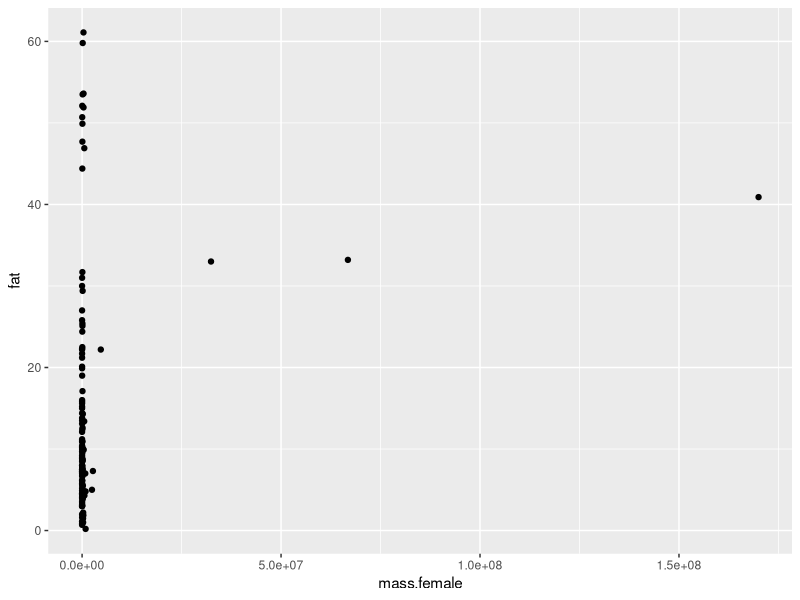
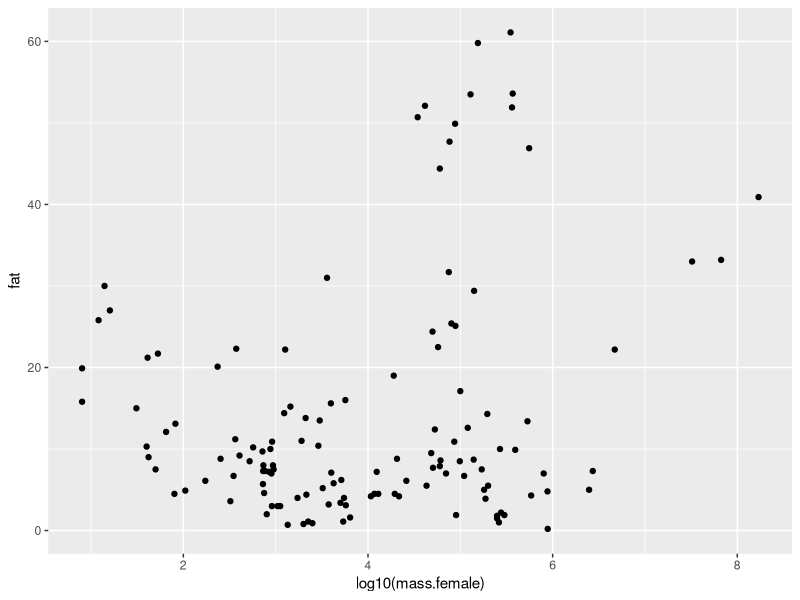
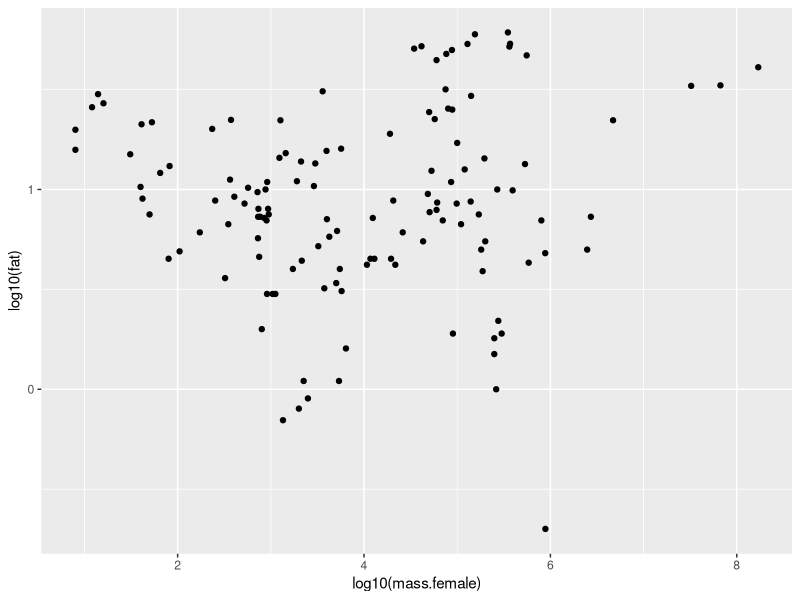

These charts were generated, in order, by the following R code: (Note: this script raises an error after producing the figures.)
## ---- chunk 1
knitr::opts_chunk$set(echo = TRUE)
## ---- chunk 2
setwd("C:/Users/lisanjie2/Desktop/TEACHING/1_STATS_CalU/1_STAT_CalU_2016_by_NLB/1_STAT_Duq_2017/HOMEWORK/Duq_Biostats_Homework_4_Milk_regression/homework4_RMD_vs2")
## ---- chunk 3
dat <- read.csv(file = "Skibiel_clean2_milk.csv")
## ---- chunk 4
i.weirdos <- which(dat$order %in% c("Monotremata"  #monotremes
,"Diprotodontia"  #marsupials
,"Didelphimorphia"#opossums
,"Dasyuromorphia"#tasmanian devil)
,"Peramelemorphia" #bandicoots
)) 

dat$Australia <- "other"

dat$Australia[i.weirdos] <- "Australia"
## ---- chunk 5
i.columns <- c("fat",
               "protein.num",
               "sugar.num",
               "energy.num",
               "mass.female",
               "gestation.month",
               "lacatation.months", 
               "mass.litter",
               "repro.output",
               "dev.stage.at.birth",
               "diet","arid",
               "biome",
               "Australia",
               "order",
               "family",
               "spp")
## ---- chunk 6
dat2 <- dat[ , i.columns]
## ---- chunk 7
dim(dat2)
summary(dat2)
## ---- chunk 8
#plot(fat ~ mass.female, data = dat2)
## ---- chunk 9
library(ggplot2)
qplot(y = fat,
      x = mass.female, 
      data = dat2)
## ---- chunk 10
qplot(y = fat,
      x = log10(mass.female), 
      data = dat2)
## ---- chunk 11
qplot(y = log10(fat),
      x = log10(mass.female), 
      data = dat2)
## ---- chunk 12
library(car)

qplot(y = logit(fat, percents = T),
      x = log10(mass.female), 
      data = dat2)
## ---- chunk 13
#x variable fat
## The authors' transformation of the
dat2$fat.log10 <- log10(dat2$fat)

## The logit transformation
dat2$fat.logit <-logit(dat2$fat, percents = T)
  
#y variable female mass  
dat2$mass.log10 <- log10(dat2$mass.female)
## ---- chunk 14
library(car)

qplot(y = fat.log10,
      x = mass.log10, 
      data = dat2,
      color = Australia)
## ---- chunk 15
library(car)

qplot(y = fat.log10,
      x = mass.log10, 
      data = dat2,
      shape = diet)
## ---- chunk 16
library(car)

qplot(y = fat.log10,
      x = mass.log10, 
      data = dat2,
      color = Australia,
      shape = diet)
## ---- chunk 17
qplot(y = fat.log10,
      x = mass.log10, 
      data = dat2,
      color = Australia,
      shape = diet,
      facets = biome ~ diet)
## ---- chunk 18
qplot(y = fat.log10,
      x = mass.log10, 
      data = dat2,
      color = order,
      shape = diet,
      facets = biome ~ diet)
## ---- chunk 19
qplot(y = fat.log10,
      x = mass.log10, 
      data = dat2,
      color = family,
      shape = diet,
      facets = biome ~ diet)
## ---- chunk 20
i.lemur <- which(dat2$family == "Lemuridae")

dat2$lemurs <- "not.a.lemur"
dat2$lemurs[i.lemur] <- "lemur"
## ---- chunk 21
qplot(y = fat.log10,
      x = mass.log10, 
      data = dat2,
      color = lemurs,
      shape = diet,
      facets = biome ~ diet)
## ---- chunk 22
write.csv(dat2,"milk_subset.csv")
